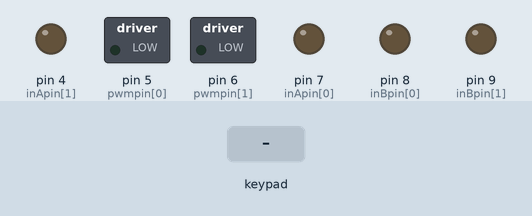
A sketch run on a simulated Arduino Uno, built with avr-gcc and run on an emulated ATmega328P. Shown: switched loads named in the sketch (green lamp = pin HIGH), output pins drawn as LEDs (lit = HIGH). The inputs (shaded band) are chosen by the test bench. What the sketch prints to the serial monitor is not drawn.

Above: at 1.2 s.
1.3 s: key 'U' pressed
At 4.1 s:
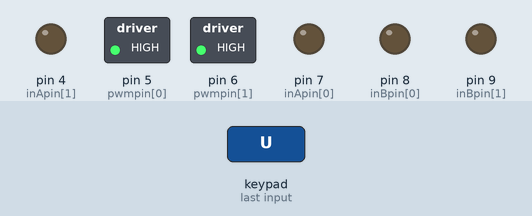
4.3 s: key 'D' pressed
At 4.48 s:
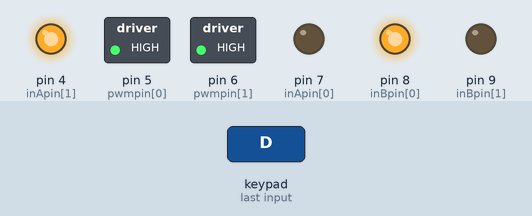
7.3 s: key 'L' pressed
At 9.0 s:
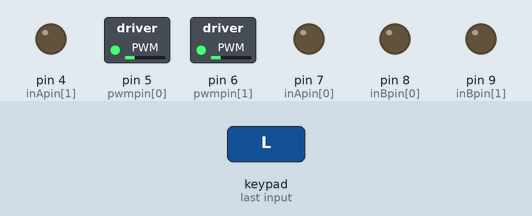
9.3 s: key 'R' pressed
At 9.61 s:
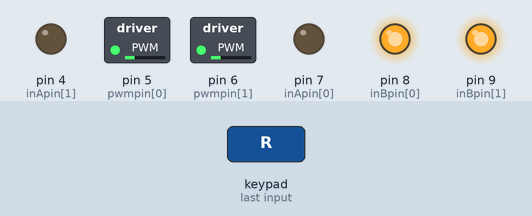
11.3 s: key 'O' pressed
At 12.0 s:
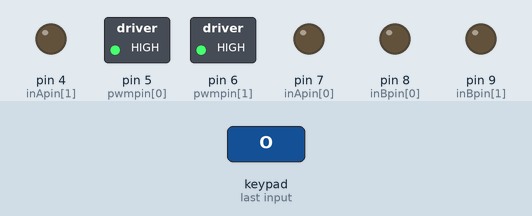
Timing chart, 0 to 13.8 s (numbered marks = the images above; inputs shaded):
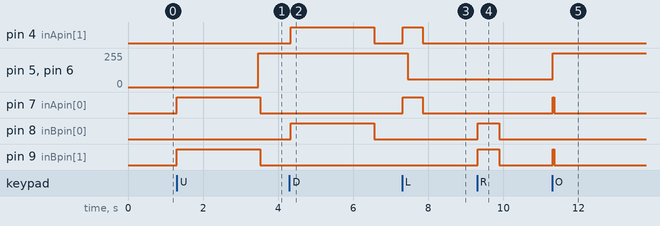

Measured:
- after the input at 1.3 s, pin 5 (pwmpin[0]), pin 6 (pwmpin[1]): 0/255 → 255/255 after 2.2 s; pin 7 (inApin[0]), pin 9 (inBpin[1]): LOW → HIGH at once, → LOW 2.2 s later
- after the input at 4.3 s, pin 4 (inApin[1]), pin 8 (inBpin[0]): LOW → HIGH at once, → LOW 2.2 s later
- after the input at 7.3 s, pin 4 (inApin[1]), pin 7 (inApin[0]): LOW → HIGH at once, → LOW 0.53 s later; pin 5 (pwmpin[0]), pin 6 (pwmpin[1]): 255/255 → 60/255 after 0.15 s
- after the input at 9.3 s, pin 8 (inBpin[0]), pin 9 (inBpin[1]): LOW → HIGH at once, → LOW 0.57 s later
- after the input at 11.3 s, pin 5 (pwmpin[0]), pin 6 (pwmpin[1]): 60/255 → 255/255 at once; pin 7 (inApin[0]), pin 9 (inBpin[1]): LOW → HIGH at once, → LOW 0.05 s later

The sketch:

robot_test.ino
```cpp
// (licence header left out)
#define BRAKEVCC 0
#define CW   1
#define CCW  2
#define BRAKEGND 3
#define CS_THRESHOLD 100

#define BOTFLAG 1
#define MTRSPEED 1023
#define SPDLEFTRIGHT  60    //stable at 60

#include <PS2X_lib.h>  //for v1.6
PS2X ps2x; // create PS2 Controller Class
//right now, the library does NOT support hot pluggable controllers, meaning
//you must always either restart your Arduino after you conect the controller,
//or call config_gamepad(pins) again after connecting the controller.
int error = 0;
byte type = 0;
byte vibrate = 0;

/*  VNH2SP30 pin definitions
 xxx[0] controls '1' outputs
 xxx[1] controls '2' outputs */
int inApin[2] = {7, 4};  // INA: Clockwise input
int inBpin[2] = {8, 9}; // INB: Counter-clockwise input
int pwmpin[2] = {5, 6}; // PWM input
int cspin[2] = {2, 3}; // CS: Current sense ANALOG input
int enpin[2] = {0, 1}; // EN: Status of switches output (Analog pin)

int statpin = 13;

void setup()
{
  Serial.begin(57600);

 //CHANGES for v1.6 HERE!!! **************PAY ATTENTION*************
 error = ps2x.config_gamepad(13,11,10,12, true, true);   //setup pins and settings:  GamePad(clock, command, attention, data, Pressures?, Rumble?) check for error

 if(error == 0){
   Serial.println("Found Controller, configured successful");
   Serial.println("Try out all the buttons, X will vibrate the controller, faster as you press harder;");
  Serial.println("holding L1 or R1 will print out the analog stick values.");
  Serial.println("Go to www.billporter.info for updates and to report bugs.");
 }

  else if(error == 1)
   Serial.println("No controller found, check wiring, see readme.txt to enable debug. visit www.billporter.info for troubleshooting tips");

  else if(error == 2)
   Serial.println("Controller found but not accepting commands. see readme.txt to enable debug. Visit www.billporter.info for troubleshooting tips");

  else if(error == 3)
   Serial.println("Controller refusing to enter Pressures mode, may not support it. ");

   //Serial.print(ps2x.Analog(1), HEX);

   type = ps2x.readType();
     switch(type) {
       case 0:
        Serial.println("Unknown Controller type");
       break;
       case 1:
        Serial.println("DualShock Controller Found");
       break;
       case 2:
         Serial.println("GuitarHero Controller Found");
       break;
     }

  pinMode(statpin, OUTPUT);

  // Initialize digital pins as outputs
  for (int i=0; i<2; i++)
  {
    pinMode(inApin[i], OUTPUT);
    pinMode(inBpin[i], OUTPUT);
    pinMode(pwmpin[i], OUTPUT);
  }
  // Initialize braked
  for (int i=0; i<2; i++)
  {
    digitalWrite(inApin[i], LOW);
    digitalWrite(inBpin[i], LOW);
  }
}

void loop()
{
  robotControls();
}

void left_LEFT()
{
  for(int i=0; i<=SPDLEFTRIGHT; i++){
    motorGo(0, 1, i);
    motorGo(1, 1, i);
    Serial.println("Going left!");
  }
}

void right_RIGHT()
{
  for(int i=0; i <= SPDLEFTRIGHT; i++){
    motorGo(1, 2, i);
    motorGo(0, 2, i);
    Serial.println("Going right!");
    delay(2);
  }
}

void launcher_up()
{
  // for(int i=0; i<=MTRSPEED; i++){
    motorGo(0, 1, MTRSPEED);
    motorGo(1, 2, MTRSPEED);
    Serial.println("Forward!");
    delay(2);
  // }
}

void launcher_down()
{
  // for(int i=0; i <= MTRSPEED; i++){
    motorGo(0, 2, MTRSPEED);
    motorGo(1, 1, MTRSPEED);
    Serial.println("Reverse!");
    delay(2);
  // }
}

void forward_up()
{
  for(int i=0; i<=MTRSPEED; i++){
    motorGo(0, 1, i);
    motorGo(1, 2, i);
    Serial.println("Forward!");
    delay(2);
  }
}

void reverse_down()
{
  for(int i=0; i <= MTRSPEED; i++){
    motorGo(0, 2, i);
    motorGo(1, 1, i);
    Serial.println("Reverse!");
    delay(2);
  }
}

void break_bot()
{
  motorOff(5);
  motorOff(6);
}

void motorOff(int motor)
{
  // Initialize braked
  for (int i=0; i<2; i++){
    digitalWrite(inApin[i], LOW);
    digitalWrite(inBpin[i], LOW);
  }
  analogWrite(pwmpin[motor], 0);
}

/* motorGo() will set a motor going in a specific direction
 the motor will continue going in that direction, at that speed
 until told to do otherwise.

 motor: this should be either 0 or 1, will selet which of the two
 motors to be controlled

 direct: Should be between 0 and 3, with the following result
 0: Brake to VCC
 1: Clockwise
 2: CounterClockwise
 3: Brake to GND

 pwm: should be a value between ? and 1023, higher the number, the faster
 it'll go
 */
void motorGo(uint8_t motor, uint8_t direct, uint8_t pwm)
{
  if (motor <= 1)
  {
    if (direct <=4)
    {
      // Set inA[motor]
      if (direct <=1)
        digitalWrite(inApin[motor], HIGH);
      else
        digitalWrite(inApin[motor], LOW);

      // Set inB[motor]
      if ((direct==0)||(direct==2))
        digitalWrite(inBpin[motor], HIGH);
      else
        digitalWrite(inBpin[motor], LOW);

      analogWrite(pwmpin[motor], pwm);
    }
  }
}

void robotControls()
{
  ps2x.read_gamepad();

  while (BOTFLAG == 1){
    ps2x.read_gamepad();

    // added functions for robot controls (MAD)
    if(ps2x.Button(PSB_PAD_UP)) {         //will be TRUE as long as button is pressed
      Serial.print("Up held this hard: ");
      Serial.println(ps2x.Analog(PSAB_PAD_UP), DEC);
      forward_up();
      // break;
    }
    else if(ps2x.Button(PSB_PAD_RIGHT)){
      Serial.print("Right held this hard: ");
      Serial.println(ps2x.Analog(PSAB_PAD_RIGHT), DEC);
      right_RIGHT();
      // break;
    }
    else if(ps2x.Button(PSB_PAD_LEFT)){
      Serial.print("LEFT held this hard: ");
      Serial.println(ps2x.Analog(PSAB_PAD_LEFT), DEC);
      left_LEFT();
      // break;
    }
    else if(ps2x.Button(PSB_PAD_DOWN)){
      Serial.print("DOWN held this hard: ");
      Serial.println(ps2x.Analog(PSAB_PAD_DOWN), DEC);
      reverse_down();
      // break;
    }
    else if(ps2x.ButtonPressed(PSB_RED)){
      //circle
      launcher_up();
    }
    else if(ps2x.ButtonReleased(PSB_PINK)){
      //square
      launcher_down();
    }

    else{
      Serial.println("Triagle pressed!");
      break_bot();
    }
    delay(50);
  }

  if(ps2x.Button(PSB_GREEN)){
  Serial.println("Triagle pressed!");
  break_bot();
  }

  break_bot();
  delay(50);
}


/*
  if(ps2x.Button(PSB_GREEN))
        Serial.println("Triangle pressed");

  if(ps2x.ButtonPressed(PSB_RED))             //will be TRUE if button was JUST pressed
        Serial.println("Circle just pressed");

  if(ps2x.ButtonReleased(PSB_PINK))             //will be TRUE if button was JUST released
        Serial.println("Square just released");

  if(ps2x.NewButtonState(PSB_BLUE))            //will be TRUE if button was JUST pressed OR released
        Serial.println("X just changed");

  if(ps2x.Button(PSB_L1) || ps2x.Button(PSB_R1)) // print stick values if either is TRU
  */
```
